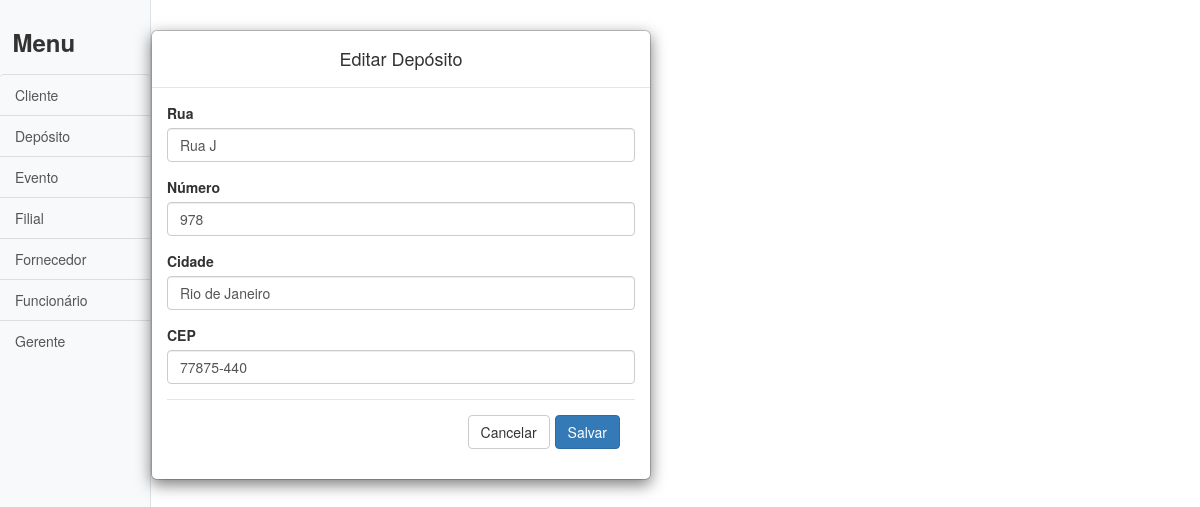
Page /edit/deposito.php?id=1 on the committed database.
### tables this page shows
CREATE TABLE deposito ( cidade VARCHAR(200), numero INTEGER, cep CHAR(9), rua VARCHAR(200), id_deposito INTEGER PRIMARY KEY AUTO_INCREMENT );

### edit/deposito.php (the view, shortened to what this page needs)
<!DOCTYPE html>
<html lang="en">
<head>
	<?php
		include("../header.php");
	?>
</head>
<body>
	<div class="d-flex" id="wrapper">
		<?php
			include_once("../conection.php");
			include("../sidebar_aux.php");
			$id_deposito = $_GET['id'];
			$sql = "SELECT 	*
					FROM deposito
					WHERE id_deposito='$id_deposito'";
			$deposito = mysqli_fetch_array( mysqli_query($conexao, $sql) );
		?>
		<div id="edit">
			<div class="modal-dialog">
				<div class="modal-content">
					<form id="filial" name="filial" action="" method="POST" target="_self">
						<div class="modal-header">
							<h4 class="modal-title">Editar Depósito</h4>
						</div>
						<div class="modal-body">
							<div class="form-group">
								<label>Rua</label>
								<input type="text" name="rua" id="rua" class="form-control" required <?php echo 'value="'.$deposito['rua'].'"'?>>
							</div>
							<div class="form-group">
								<label>Número</label>
								<input type="number" name="numero" id="numero" class="form-control" required <?php echo 'value="'.$deposito['numero'].'"'?>></textarea>
							</div>
							<div class="form-group">
								<label>Cidade</label>
								<input type="text" name="cidade" id="cidade" class="form-control" required <?php echo 'value="'.$deposito['cidade'].'"'?>></textarea>
							</div>
							<div class="form-group">
								<label>CEP</label>
								<input type="text" name="cep" id="cep" class="form-control" onkeypress="mascara(this, '#####-###')" maxlength="9" required <?php echo 'value="'.$deposito['cep'].'"'?>></textarea>
							</div>
							<div class="modal-footer">
								<a href="../deposito.php"><span class="btn btn-default" value="Cancelar">Cancelar</span></a>
								<button type="submit" class="btn btn-primary" value="Salvar" name="submit">Salvar</button>
							</div>
						</div>
					</form>
				</div>
			</div>
		</div>
	</div>
</body>
</html>

### edit/css/simple-sidebar.css (style rules this page uses)
body { overflow-x: hidden; }

### edit/css/styles.css (style rules this page uses)
body { color: #566787; background: #f5f5f5; font-family: 'Varela Round', sans-serif; font-size: 13px; }

### rows in the picture
deposito: rua "Rua J", numero "978", cidade "Rio de Janeiro", cep "77875-440"
